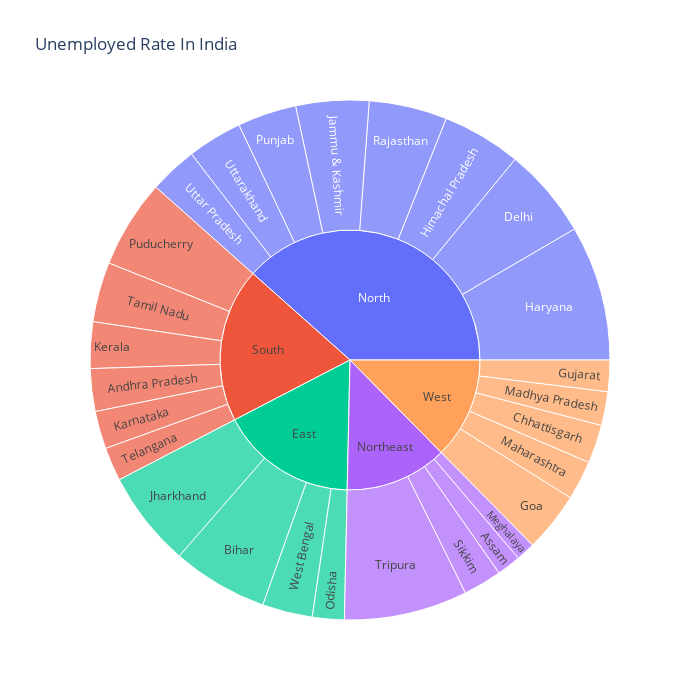

Source (notebook cell):
### Code cell
uneployed= df[['State', 'Region', 'Estimated Unemployment Rate']]
px.sunburst(uneployed, path=[ 'Region','State'],
           values='Estimated Unemployment Rate',
           height=700,width=700, color_continuous_scale='RdY1Gn',
           title= 'Unemployed Rate In India')

### Figure 1 — Plotly figure (JSON) as saved in the notebook; plotly's stock layout.template omitted (floating-point values rounded to 4 significant figures)
{"data": [{"branchvalues": "total", "domain": {"x": [0, 1], "y": [0, 1]}, "hovertemplate": "labels=%{label}<br>Estimated Unemployment Rate=%{value}<br>parent=%{parent}<br>id=%{id}<extra></extra>", "ids": ["South/Andhra Pradesh", "Northeast/Assam", "East/Bihar", "West/Chhattisgarh", "North/Delhi", "West/Goa", "West/Gujarat", "North/Haryana", "North/Himachal Pradesh", "North/Jammu & Kashmir", "East/Jharkhand", "South/Karnataka", "South/Kerala", "West/Madhya Pradesh", "West/Maharashtra", "Northeast/Meghalaya", "East/Odisha", "South/Puducherry", "North/Punjab", "North/Rajasthan", "Northeast/Sikkim", "South/Tamil Nadu", "South/Telangana", "Northeast/Tripura", "North/Uttar Pradesh", "North/Uttarakhand", "East/West Bengal", "East", "North", "Northeast", "South", "West"], "labels": ["Andhra Pradesh", "Assam", "Bihar", "Chhattisgarh", "Delhi", "Goa", "Gujarat", "Haryana", "Himachal Pradesh", "Jammu & Kashmir", "Jharkhand", "Karnataka", "Kerala", "Madhya Pradesh", "Maharashtra", "Meghalaya", "Odisha", "Puducherry", "Punjab", "Rajasthan", "Sikkim", "Tamil Nadu", "Telangana", "Tripura", "Uttar Pradesh", "Uttarakhand", "West Bengal", "East", "North", "Northeast", "South", "West"], "name": "", "parents": ["South", "Northeast", "East", "West", "North", "West", "West", "North", "North", "North", "East", "South", "South", "West", "West", "Northeast", "East", "South", "North", "North", "Northeast", "South", "South", "Northeast", "North", "North", "East", "", "", "", "", ""], "type": "sunburst", "values": [86.64, 48.56, 194.7, 78.19, 184.1, 121.7, 63.76, 274.8, 160.7, 148.3, 195.4, 76.68, 94.34, 68.54, 79.79, 38.66, 64.62, 179.4, 119.8, 158.7, 78.34, 121.9, 68.33, 250.6, 97.37, 111.6, 101.9, 556.6, 1255.0, 416.1, 627.3, 411.9]}], "layout": {"height": 700, "legend": {"tracegroupgap": 0}, "title": {"text": "Unemployed Rate In India"}, "width": 700}}
